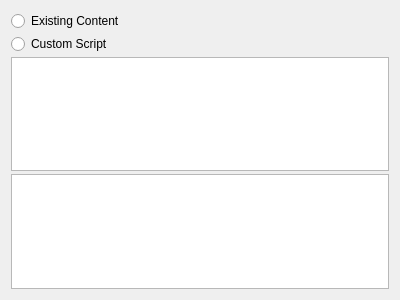
<?xml version="1.0" encoding="UTF-8"?>
<ui version="4.0">
 <class>WizardPageActionSelect</class>
 <widget class="QWizardPage" name="WizardPageActionSelect">
  <property name="geometry">
   <rect>
    <x>0</x>
    <y>0</y>
    <width>400</width>
    <height>300</height>
   </rect>
  </property>
  <property name="windowTitle">
   <string>WizardPage</string>
  </property>
  <layout class="QVBoxLayout" name="verticalLayout">
   <property name="spacing">
    <number>3</number>
   </property>
   <item>
    <widget class="QRadioButton" name="radioExisting">
     <property name="text">
      <string>Existing Content</string>
     </property>
    </widget>
   </item>
   <item>
    <widget class="QRadioButton" name="radioCustom">
     <property name="text">
      <string>Custom Script</string>
     </property>
    </widget>
   </item>
   <item>
    <widget class="EntityTreeView" name="treeView"/>
   </item>
   <item>
    <widget class="QTextEdit" name="scriptEdit"/>
   </item>
  </layout>
 </widget>
 <customwidgets>
  <customwidget>
   <class>EntityTreeView</class>
   <extends>QTreeView</extends>
   <header>EntityTreeView.hpp</header>
  </customwidget>
 </customwidgets>
 <resources/>
 <connections/>
</ui>
